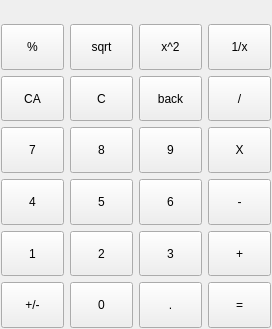
<?xml version="1.0" encoding="UTF-8"?>
<ui version="4.0">
 <class>StandardControlPanel</class>
 <widget class="QWidget" name="StandardControlPanel">
  <property name="geometry">
   <rect>
    <x>0</x>
    <y>0</y>
    <width>272</width>
    <height>329</height>
   </rect>
  </property>
  <property name="windowTitle">
   <string>StandardControlPanel</string>
  </property>
  <layout class="QVBoxLayout" name="verticalLayout">
   <property name="leftMargin">
    <number>1</number>
   </property>
   <property name="topMargin">
    <number>1</number>
   </property>
   <property name="rightMargin">
    <number>1</number>
   </property>
   <property name="bottomMargin">
    <number>1</number>
   </property>
   <item>
    <layout class="QGridLayout" name="mainGridLayout" rowstretch="1,2,2,2,2,2,2">
     <property name="spacing">
      <number>6</number>
     </property>
     <item row="1" column="0">
      <widget class="QToolButton" name="toolButton_Percent">
       <property name="sizePolicy">
        <sizepolicy hsizetype="MinimumExpanding" vsizetype="MinimumExpanding">
         <horstretch>0</horstretch>
         <verstretch>0</verstretch>
        </sizepolicy>
       </property>
       <property name="text">
        <string>%</string>
       </property>
      </widget>
     </item>
     <item row="1" column="2">
      <widget class="QToolButton" name="toolButton_Sqr">
       <property name="sizePolicy">
        <sizepolicy hsizetype="MinimumExpanding" vsizetype="MinimumExpanding">
         <horstretch>0</horstretch>
         <verstretch>0</verstretch>
        </sizepolicy>
       </property>
       <property name="text">
        <string>x^2</string>
       </property>
      </widget>
     </item>
     <item row="1" column="1">
      <widget class="QToolButton" name="toolButton_Sqrt">
       <property name="sizePolicy">
        <sizepolicy hsizetype="MinimumExpanding" vsizetype="MinimumExpanding">
         <horstretch>0</horstretch>
         <verstretch>0</verstretch>
        </sizepolicy>
       </property>
       <property name="text">
        <string>sqrt</string>
       </property>
      </widget>
     </item>
     <item row="1" column="3">
      <widget class="QToolButton" name="toolButton_Rep">
       <property name="sizePolicy">
        <sizepolicy hsizetype="MinimumExpanding" vsizetype="MinimumExpanding">
         <horstretch>0</horstretch>
         <verstretch>0</verstretch>
        </sizepolicy>
       </property>
       <property name="text">
        <string>1/x</string>
       </property>
      </widget>
     </item>
     <item row="2" column="1">
      <widget class="QToolButton" name="toolButton_Clear">
       <property name="sizePolicy">
        <sizepolicy hsizetype="MinimumExpanding" vsizetype="MinimumExpanding">
         <horstretch>0</horstretch>
         <verstretch>0</verstretch>
        </sizepolicy>
       </property>
       <property name="text">
        <string>C</string>
       </property>
      </widget>
     </item>
     <item row="2" column="2">
      <widget class="QToolButton" name="toolButton_Backspace">
       <property name="sizePolicy">
        <sizepolicy hsizetype="MinimumExpanding" vsizetype="MinimumExpanding">
         <horstretch>0</horstretch>
         <verstretch>0</verstretch>
        </sizepolicy>
       </property>
       <property name="text">
        <string>back</string>
       </property>
      </widget>
     </item>
     <item row="3" column="0">
      <widget class="QToolButton" name="toolButton_7">
       <property name="sizePolicy">
        <sizepolicy hsizetype="MinimumExpanding" vsizetype="MinimumExpanding">
         <horstretch>0</horstretch>
         <verstretch>0</verstretch>
        </sizepolicy>
       </property>
       <property name="text">
        <string>7</string>
       </property>
      </widget>
     </item>
     <item row="2" column="3">
      <widget class="QToolButton" name="toolButton_Div">
       <property name="sizePolicy">
        <sizepolicy hsizetype="MinimumExpanding" vsizetype="MinimumExpanding">
         <horstretch>0</horstretch>
         <verstretch>0</verstretch>
        </sizepolicy>
       </property>
       <property name="text">
        <string>/</string>
       </property>
      </widget>
     </item>
     <item row="2" column="0">
      <widget class="QToolButton" name="toolButton_ClearAll">
       <property name="sizePolicy">
        <sizepolicy hsizetype="MinimumExpanding" vsizetype="MinimumExpanding">
         <horstretch>0</horstretch>
         <verstretch>0</verstretch>
        </sizepolicy>
       </property>
       <property name="text">
        <string>CA</string>
       </property>
      </widget>
     </item>
     <item row="4" column="1">
      <widget class="QToolButton" name="toolButton_5">
       <property name="sizePolicy">
        <sizepolicy hsizetype="MinimumExpanding" vsizetype="MinimumExpanding">
         <horstretch>0</horstretch>
         <verstretch>0</verstretch>
        </sizepolicy>
       </property>
       <property name="text">
        <string>5</string>
       </property>
      </widget>
     </item>
     <item row="4" column="0">
      <widget class="QToolButton" name="toolButton_4">
       <property name="sizePolicy">
        <sizepolicy hsizetype="MinimumExpanding" vsizetype="MinimumExpanding">
         <horstretch>0</horstretch>
         <verstretch>0</verstretch>
        </sizepolicy>
       </property>
       <property name="text">
        <string>4</string>
       </property>
      </widget>
     </item>
     <item row="3" column="1">
      <widget class="QToolButton" name="toolButton_8">
       <property name="sizePolicy">
        <sizepolicy hsizetype="MinimumExpanding" vsizetype="MinimumExpanding">
         <horstretch>0</horstretch>
         <verstretch>0</verstretch>
        </sizepolicy>
       </property>
       <property name="text">
        <string>8</string>
       </property>
      </widget>
     </item>
     <item row="3" column="2">
      <widget class="QToolButton" name="toolButton_9">
       <property name="sizePolicy">
        <sizepolicy hsizetype="MinimumExpanding" vsizetype="MinimumExpanding">
         <horstretch>0</horstretch>
         <verstretch>0</verstretch>
        </sizepolicy>
       </property>
       <property name="text">
        <string>9</string>
       </property>
      </widget>
     </item>
     <item row="3" column="3">
      <widget class="QToolButton" name="toolButton_Mul">
       <property name="sizePolicy">
        <sizepolicy hsizetype="MinimumExpanding" vsizetype="MinimumExpanding">
         <horstretch>0</horstretch>
         <verstretch>0</verstretch>
        </sizepolicy>
       </property>
       <property name="text">
        <string>X</string>
       </property>
      </widget>
     </item>
     <item row="5" column="2">
      <widget class="QToolButton" name="toolButton_3">
       <property name="sizePolicy">
        <sizepolicy hsizetype="MinimumExpanding" vsizetype="MinimumExpanding">
         <horstretch>0</horstretch>
         <verstretch>0</verstretch>
        </sizepolicy>
       </property>
       <property name="text">
        <string>3</string>
       </property>
      </widget>
     </item>
     <item row="4" column="2">
      <widget class="QToolButton" name="toolButton_6">
       <property name="sizePolicy">
        <sizepolicy hsizetype="MinimumExpanding" vsizetype="MinimumExpanding">
         <horstretch>0</horstretch>
         <verstretch>0</verstretch>
        </sizepolicy>
       </property>
       <property name="text">
        <string>6</string>
       </property>
      </widget>
     </item>
     <item row="5" column="1">
      <widget class="QToolButton" name="toolButton_2">
       <property name="sizePolicy">
        <sizepolicy hsizetype="MinimumExpanding" vsizetype="MinimumExpanding">
         <horstretch>0</horstretch>
         <verstretch>0</verstretch>
        </sizepolicy>
       </property>
       <property name="text">
        <string>2</string>
       </property>
      </widget>
     </item>
     <item row="5" column="0">
      <widget class="QToolButton" name="toolButton_1">
       <property name="sizePolicy">
        <sizepolicy hsizetype="MinimumExpanding" vsizetype="MinimumExpanding">
         <horstretch>0</horstretch>
         <verstretch>0</verstretch>
        </sizepolicy>
       </property>
       <property name="text">
        <string>1</string>
       </property>
      </widget>
     </item>
     <item row="5" column="3">
      <widget class="QToolButton" name="toolButton_Plus">
       <property name="sizePolicy">
        <sizepolicy hsizetype="MinimumExpanding" vsizetype="MinimumExpanding">
         <horstretch>0</horstretch>
         <verstretch>0</verstretch>
        </sizepolicy>
       </property>
       <property name="text">
        <string>+</string>
       </property>
      </widget>
     </item>
     <item row="6" column="1">
      <widget class="QToolButton" name="toolButton_0">
       <property name="sizePolicy">
        <sizepolicy hsizetype="MinimumExpanding" vsizetype="MinimumExpanding">
         <horstretch>0</horstretch>
         <verstretch>0</verstretch>
        </sizepolicy>
       </property>
       <property name="text">
        <string>0</string>
       </property>
      </widget>
     </item>
     <item row="6" column="0">
      <widget class="QToolButton" name="toolButton_Sign">
       <property name="sizePolicy">
        <sizepolicy hsizetype="MinimumExpanding" vsizetype="MinimumExpanding">
         <horstretch>0</horstretch>
         <verstretch>0</verstretch>
        </sizepolicy>
       </property>
       <property name="text">
        <string>+/-</string>
       </property>
      </widget>
     </item>
     <item row="6" column="2">
      <widget class="QToolButton" name="toolButton_Dot">
       <property name="sizePolicy">
        <sizepolicy hsizetype="MinimumExpanding" vsizetype="MinimumExpanding">
         <horstretch>0</horstretch>
         <verstretch>0</verstretch>
        </sizepolicy>
       </property>
       <property name="text">
        <string>.</string>
       </property>
      </widget>
     </item>
     <item row="6" column="3">
      <widget class="QToolButton" name="toolButton_Enter">
       <property name="sizePolicy">
        <sizepolicy hsizetype="MinimumExpanding" vsizetype="MinimumExpanding">
         <horstretch>0</horstretch>
         <verstretch>0</verstretch>
        </sizepolicy>
       </property>
       <property name="text">
        <string>=</string>
       </property>
      </widget>
     </item>
     <item row="4" column="3">
      <widget class="QToolButton" name="toolButton_Minus">
       <property name="sizePolicy">
        <sizepolicy hsizetype="MinimumExpanding" vsizetype="MinimumExpanding">
         <horstretch>0</horstretch>
         <verstretch>0</verstretch>
        </sizepolicy>
       </property>
       <property name="text">
        <string>-</string>
       </property>
      </widget>
     </item>
     <item row="0" column="1">
      <spacer name="verticalSpacer">
       <property name="orientation">
        <enum>Qt::Vertical</enum>
       </property>
       <property name="sizeHint" stdset="0">
        <size>
         <width>0</width>
         <height>0</height>
        </size>
       </property>
      </spacer>
     </item>
    </layout>
   </item>
  </layout>
 </widget>
 <layoutdefault spacing="6" margin="11"/>
 <resources/>
 <connections/>
</ui>
